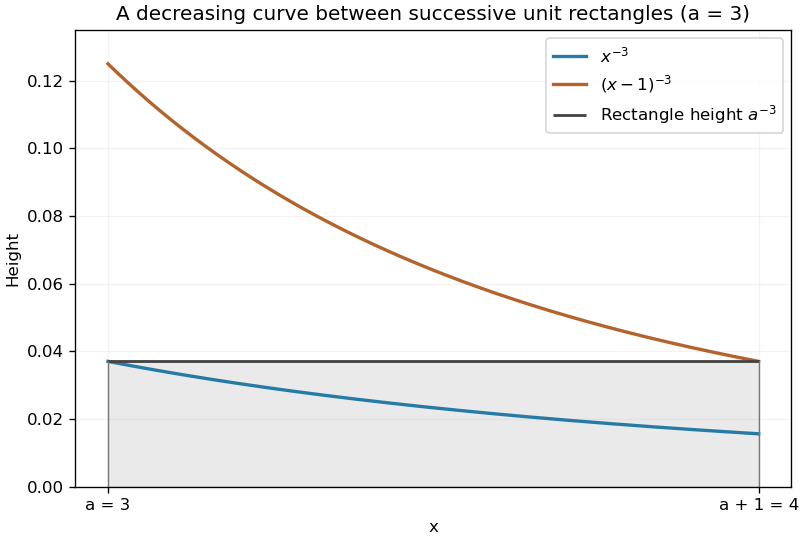

The Python source for this figure:
"""Original reciprocal-cube integral comparison with a unit-width rectangle."""
from pathlib import Path
import numpy as np
import matplotlib.pyplot as plt

a=3
x=np.linspace(a,a+1,600)
fig,ax=plt.subplots(figsize=(6.7,4.5),layout="constrained")
ax.fill_between(x,0,a**-3,color="#999999",alpha=.2)
ax.plot(x,x**-3,color="#267ba6",lw=2,label=r"$x^{-3}$")
ax.plot(x,(x-1)**-3,color="#b3632b",lw=2,label=r"$(x-1)^{-3}$")
ax.hlines(a**-3,a,a+1,color="#444444",lw=1.7,label=r"Rectangle height $a^{-3}$")
ax.vlines([a,a+1],0,a**-3,color="#777777",lw=.8)
ax.set(xlim=(a-.05,a+1.05),ylim=(0,.135),xlabel="x",ylabel="Height",title="A decreasing curve between successive unit rectangles (a = 3)")
ax.set_xticks([a,a+1],labels=["a = 3","a + 1 = 4"])
ax.grid(alpha=.15);ax.legend(fontsize=10)
fig.savefig(Path(__file__).with_suffix(".png").name,dpi=120,facecolor="white")
plt.close(fig)
